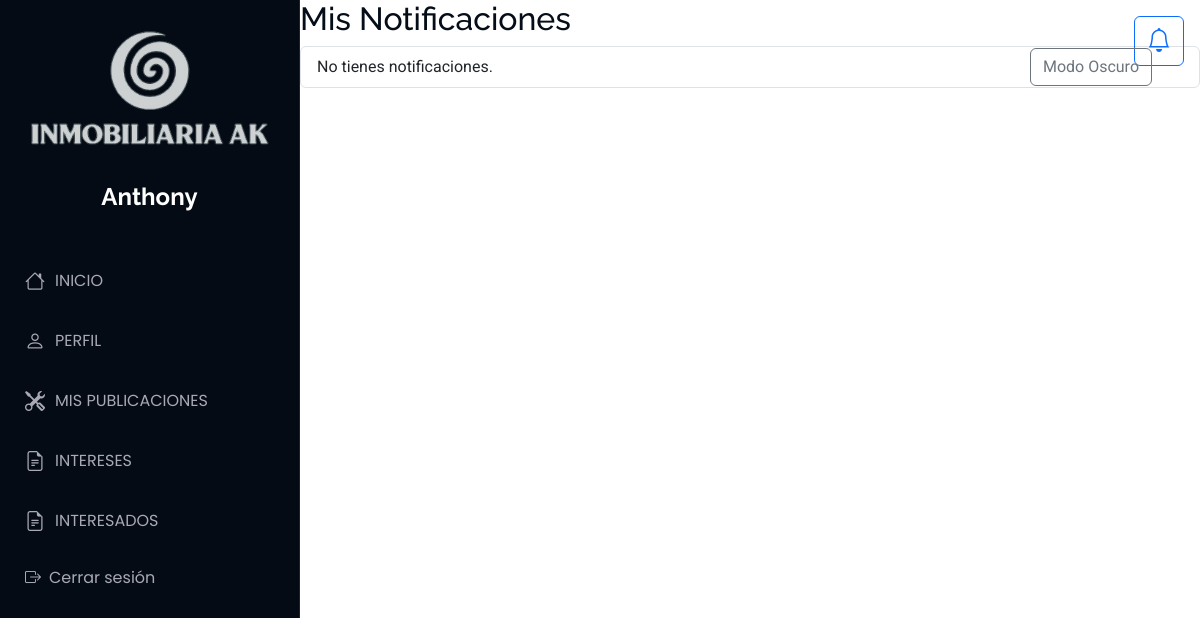
The page /Notificacion/notificaciones (signed in) on the database as committed earlier.
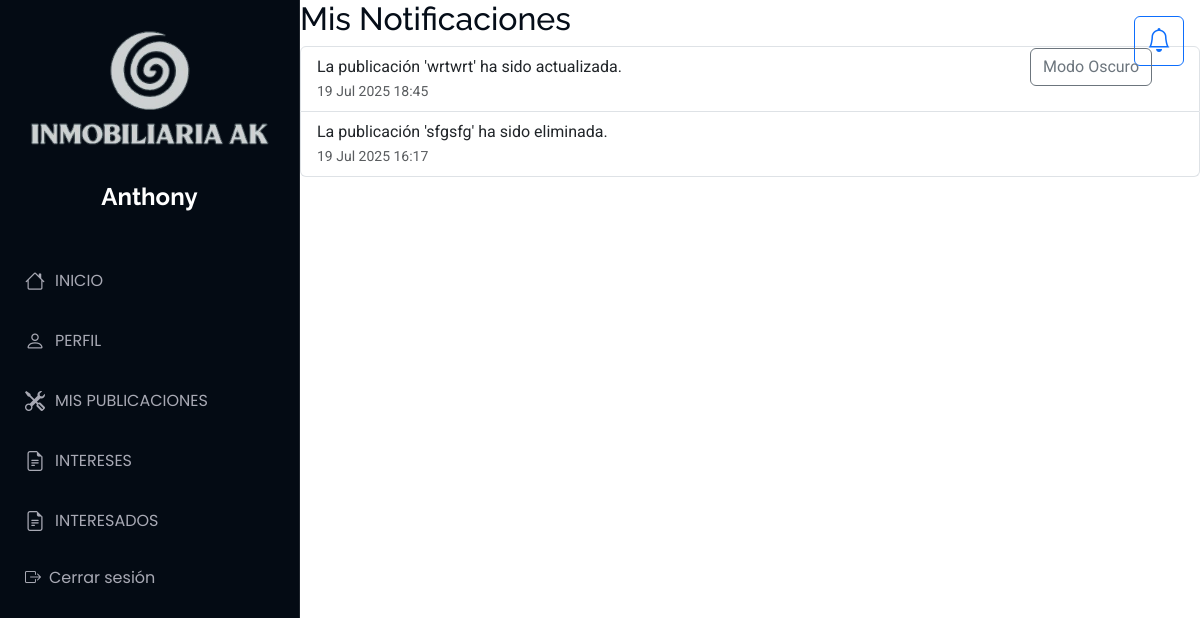
The same page on the database as committed later.
### Aplicaciones/Notificacion/models.py (models this page shows, shortened)
class Notificacion(models.Model):
    usuario = models.ForeignKey(Usuario, on_delete=models.CASCADE, related_name='notificaciones')
    mensaje = models.TextField()
    leido = models.BooleanField(default=False)
    fecha = models.DateTimeField(auto_now_add=True)

### Aplicaciones/Notificacion/views.py (the view)
# urls.py: path('notificaciones', views.notificaciones, name='notificaciones'),
def notificaciones(request):
    usuario_id = request.session.get('usuario_id')
    if not usuario_id:
        return redirect('iniciosesion')
    usuario = Usuario.objects.get(id=usuario_id)
    notificaciones = Notificacion.objects.filter(usuario=usuario).order_by('-fecha')
    return render(request, 'notificaciones.html', {'notificaciones': notificaciones})

### Aplicaciones/Notificacion/templates/notificaciones.html
{% extends 'plantilla.html' %}
{% load static %}
{% block body %}
<main>
    <h2>Mis Notificaciones</h2>
    <ul class="list-group">
    {% for notificacion in notificaciones %}
        <li class="list-group-item {% if not notificacion.leido %}fw-bold{% endif %}">
        {{ notificacion.mensaje }} <br>
        <small class="text-muted">{{ notificacion.fecha|date:"d M Y H:i" }}</small>
        </li>
    {% empty %}
        <li class="list-group-item">No tienes notificaciones.</li>
    {% endfor %}
    </ul>
</main>
{% endblock %}

Rows that differ between the two databases and show on the page:
added Notificacion: mensaje "La publicación 'wrtwrt' ha sido actualizada.", fecha "19 Jul 2025 18:45"
added Notificacion: mensaje "La publicación 'sfgsfg' ha sido eliminada.", fecha "19 Jul 2025 16:17"
Other text that changed with them:
text no longer shown: "No tienes notificaciones."
